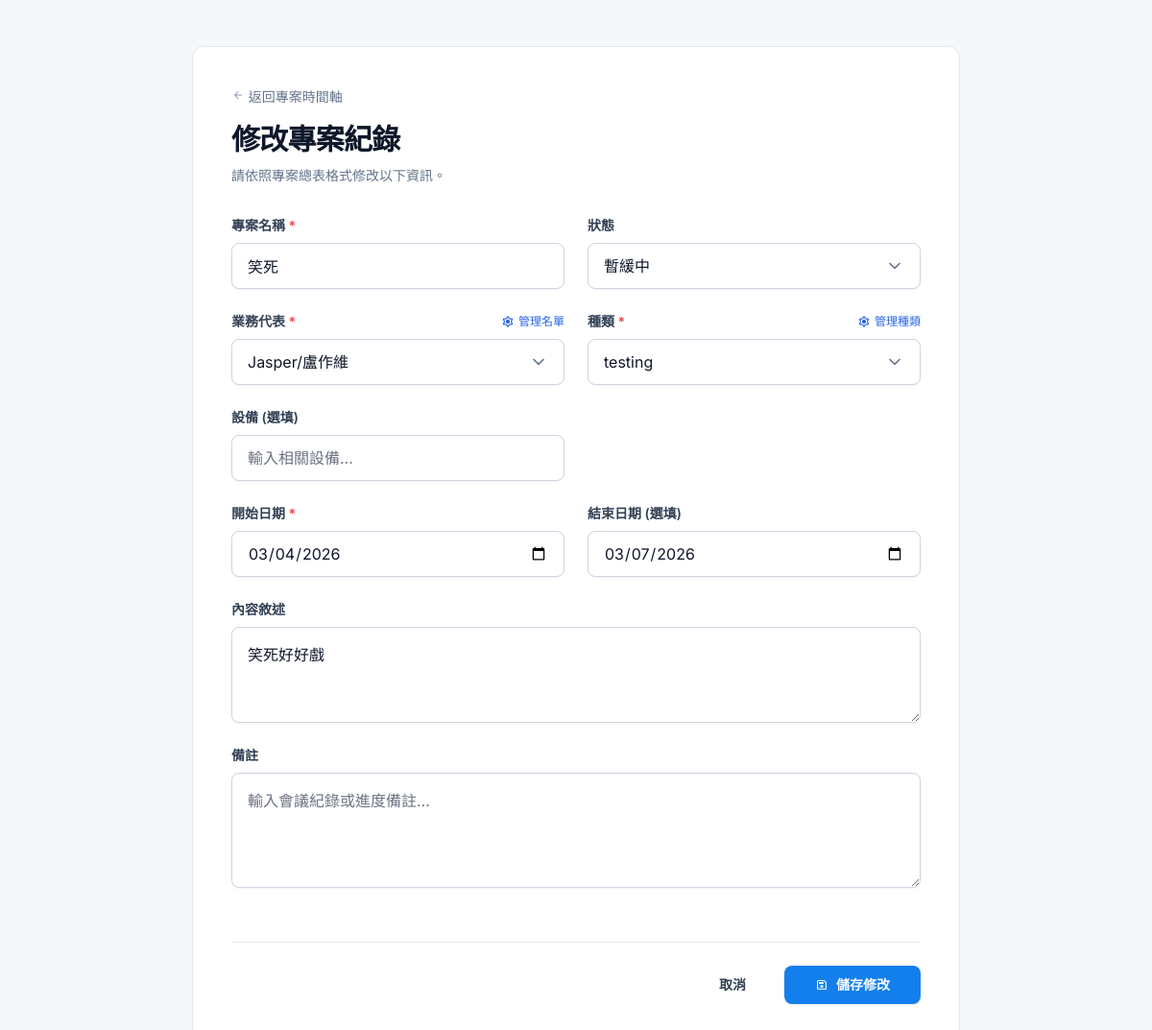
The page /edit-project/2 on the database its author committed.
### app.py (models this page shows)
class Project(db.Model):
    id = db.Column(db.Integer, primary_key=True)
    name = db.Column(db.String(100), nullable=False)                # project name
    status = db.Column(db.String(20), nullable=False)               # project status
    rep = db.Column(db.String(50), nullable=False)                  # representative
    equipment = db.Column(db.String(100), nullable=True)            # equipment
    category = db.Column(db.String(50), nullable=False)             # project category
    description = db.Column(db.Text, nullable=True)                 # project description
    start_date = db.Column(db.Date, nullable=False)                 # start date
    end_date = db.Column(db.Date, nullable=True)                    # end date
    notes = db.Column(db.Text, nullable=True)                       # notes
    tasks = db.relationship('Task', backref='project', lazy=True, cascade='all, delete-orphan') # relationship with Task

class Representative(db.Model):
    id = db.Column(db.Integer, primary_key=True)
    name = db.Column(db.String(50), nullable=False, unique=True)    # representative name

class Category(db.Model):
    id = db.Column(db.Integer, primary_key=True)
    name = db.Column(db.String(50), nullable=False, unique=True)    # category name/value

### app.py (the view, shortened to what this page needs)
@app.route('/edit-project/<int:id>', methods=['GET', 'POST'])
def edit_project(id):
    project = Project.query.get_or_404(id)
    reps = Representative.query.order_by(Representative.name).all()
    categories = Category.query.order_by(Category.name).all()
    return render_template('edit_proj.html', project=project, reps=reps, categories=categories)

### templates/edit_proj.html (shortened to what this page needs)
{% extends 'base.html' %}
{% block content %}
<div class="relative flex h-auto min-h-screen w-full flex-col group/design-root overflow-x-hidden">
    <div class="layout-container flex h-full grow flex-col">
        <main class="flex-1 flex justify-center py-8 sm:py-12 px-4 sm:px-6">
            <div
                class="w-full max-w-[800px] bg-white dark:bg-slate-900 rounded-xl shadow-sm border border-slate-200 dark:border-slate-800 p-6 sm:p-10">
                <div class="mb-8">
                    <div class="flex items-center gap-2 mb-2">
                        <a class="text-sm text-slate-500 dark:text-slate-400 hover:text-primary transition-colors font-medium"
                            href="{{ url_for('proj_timeline') }}"><span
                                class="material-symbols-outlined text-slate-400 dark:text-slate-500 text-sm">arrow_back</span>
                            返回專案時間軸</a>
                    </div>
                    <h1 class="text-3xl font-bold leading-tight tracking-tight mt-4">修改專案紀錄</h1>
                    <p class="text-slate-500 dark:text-slate-400 mt-2 text-sm">請依照專案總表格式修改以下資訊。</p>
                </div>
                <form class="flex flex-col gap-6" method="POST" action="{{ url_for('edit_project', id=project.id) }}">
                    <div class="grid grid-cols-1 sm:grid-cols-2 gap-6">
                        <div class="flex flex-col gap-2">
                            <label class="text-sm font-semibold text-slate-700 dark:text-slate-300">專案名稱 <span
                                    class="text-red-500">*</span></label>
                            <input name="name" type="text" value="{{ project.name }}"
                                class="form-input w-full rounded-lg border-slate-300 dark:border-slate-700 bg-white dark:bg-slate-900 h-12 px-4 shadow-sm"
                                placeholder="例如：騰創_新店鼎實唯我" required />
                        </div>
                        <div class="flex flex-col gap-2">
                            <label class="text-sm font-semibold text-slate-700 dark:text-slate-300">狀態</label>
                            <select name="status"
                                class="form-input w-full rounded-lg border-slate-300 dark:border-slate-700 bg-white dark:bg-slate-900 h-12 px-4 shadow-sm">
                                <option value="暫緩中" {% if project.status=='暫緩中' %}selected{% endif %}>暫緩中</option>
                            </select>
                        </div>
                    </div>
                    <div class="grid grid-cols-1 sm:grid-cols-2 gap-6">
                        <div class="flex flex-col gap-2">
                            <div class="flex justify-between items-center">
                                <label class="text-sm font-semibold text-slate-700 dark:text-slate-300">業務代表 <span
                                        class="text-red-500">*</span></label>
                                <a href="{{ url_for('manage_reps') }}"
                                    class="text-xs text-blue-600 hover:text-blue-800 transition-colors flex items-center gap-1">
                                    <span class="material-symbols-outlined text-[14px]">settings</span>管理名單
                                </a>
                            </div>
                            <div class="relative w-full text-slate-900 dark:text-slate-100">
                                {% set default_reps = reps | map(attribute='name') | list %}
                                {% set active_rep = project.rep if project.rep else '' %}
                                {% set is_other = active_rep and active_rep not in default_reps %}
                                <select id="rep_select" onchange="handleRepChange(this)"
                                    class="form-input w-full rounded-lg border-slate-300 dark:border-slate-700 bg-white dark:bg-slate-900 h-12 px-4 shadow-sm"
                                    required>
                                    {% for r in reps %}
                                    <option value="{{ r.name }}" {% if active_rep==r.name %}selected{% endif %}>{{
                                        r.name }}</option>
                                    {% endfor %}
                                </select>
                            </div>
                        </div>
                        <div class="flex flex-col gap-2">
                            <div class="flex justify-between items-center">
                                <label class="text-sm font-semibold text-slate-700 dark:text-slate-300">種類 <span
                                        class="text-red-500">*</span></label>
                                <a href="{{ url_for('manage_categories') }}"
                                    class="text-xs text-blue-600 hover:text-blue-800 transition-colors flex items-center gap-1">
                                    <span class="material-symbols-outlined text-[14px]">settings</span>管理種類
                                </a>
                            </div>
                            <select name="category" required
                                class="form-input w-full rounded-lg border-slate-300 dark:border-slate-700 bg-white dark:bg-slate-900 h-12 px-4 shadow-sm">
                                {% for cat in categories %}
                                <option value="{{ cat.name }}" {% if project.category==cat.name %}selected{% endif %}>{{
                                    cat.name }}</option>
                                {% endfor %}
                            </select>
                        </div>
                    </div>
                    <div class="grid grid-cols-1 sm:grid-cols-2 gap-6">
                        <div class="flex flex-col gap-2">
                            <label class="text-sm font-semibold text-slate-700 dark:text-slate-300">設備 (選填)</label>
                            <input name="equipment" type="text"
                                value="{{ project.equipment if project.equipment else '' }}"
                                class="form-input w-full rounded-lg border-slate-300 dark:border-slate-700 bg-white dark:bg-slate-900 h-12 px-4 shadow-sm"
                                placeholder="輸入相關設備..." />
                        </div>
                    </div>
                    <div class="grid grid-cols-1 sm:grid-cols-2 gap-6">
                        <div class="flex flex-col gap-2">
                            <label class="text-sm font-semibold text-slate-700 dark:text-slate-300">開始日期 <span
                                    class="text-red-500">*</span></label>
                            <input name="start_date" type="date"
                                value="{{ project.start_date.strftime('%Y-%m-%d') if project.start_date else '' }}"
                                class="form-input w-full rounded-lg border-slate-300 dark:border-slate-700 bg-white dark:bg-slate-900 h-12 px-4 shadow-sm"
                                required />
                        </div>
                        <div class="flex flex-col gap-2">
                            <label class="text-sm font-semibold text-slate-700 dark:text-slate-300">結束日期 (選填)</label>
                            <input name="end_date" type="date"
                                value="{{ project.end_date.strftime('%Y-%m-%d') if project.end_date else '' }}"
                                class="form-input w-full rounded-lg border-slate-300 dark:border-slate-700 bg-white dark:bg-slate-900 h-12 px-4 shadow-sm" />
                        </div>
                    </div>
                    <div class="flex flex-col gap-2">
                        <label class="text-sm font-semibold text-slate-700 dark:text-slate-300">內容敘述</label>
                        <textarea name="description"
                            class="form-input w-full rounded-lg border-slate-300 dark:border-slate-700 bg-white dark:bg-slate-900 min-h-[100px] p-4 shadow-sm"
                            placeholder="例如：RP 0.5W 1800 中華沒訊號...">{{ project.description if project.description else '' }}</textarea>
                    </div>
                    <div class="flex flex-col gap-2">
                        <label class="text-sm font-semibold text-slate-700 dark:text-slate-300">備註</label>
                        <textarea name="notes"
                            class="form-input w-full rounded-lg border-slate-300 dark:border-slate-700 bg-white dark:bg-slate-900 min-h-[120px] p-4 shadow-sm"
                            placeholder="輸入會議紀錄或進度備註...">{{ project.notes if project.notes else '' }}</textarea>
                    </div>
                    <div class="mt-8 pt-6 border-t border-slate-200 dark:border-slate-800 flex justify-end gap-4">
                        <a href="{{ url_for('proj_timeline') }}"
                            class="px-6 py-2.5 rounded-lg text-sm font-semibold text-slate-700 dark:text-slate-300 hover:bg-slate-100 dark:hover:bg-slate-800 transition-colors text-center">取消</a>
                        <button type="submit"
                            class="px-8 py-2.5 rounded-lg text-sm font-semibold text-white bg-primary hover:bg-primary/90 flex items-center gap-2 shadow-sm">
                            <span class="material-symbols-outlined text-sm">save</span> 儲存修改
                        </button>
                    </div>
                </form>
            </div>
        </main>
    </div>
</div>
{% endblock %}

### static/css/style.css (style rules this page uses)
body { font-family: 'Inter', sans-serif; }
select.form-input { appearance: none; background-repeat: no-repeat; background-position: right 1rem center; background-size: 1.25em 1.25em; }

### rows shown on the page
Project: name "笑死", status "暫緩中", rep.name "Jasper/盧作維", category "testing", start_date "03/04/2026", end_date "03/07/2026", description "笑死好好戲"
